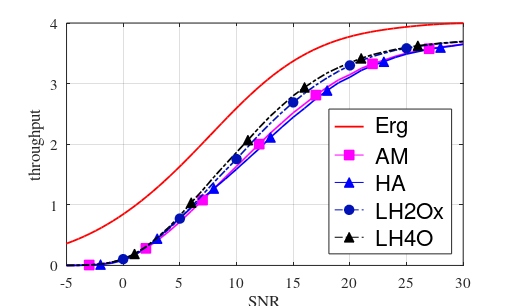

Source code (MATLAB):
clc;
clear;
%clf;
colour_peach = [251 111 66] ./ 255;
colour_darkblue = [1 17 181] ./ 255;
figure(1)

load Er_MI_16QAM.mat

plot(SNR,Er_MI_16QAM_fading,'r','linewidth',1.3)

hold on 
plot(10,10,'-sm','markerfacecolor','m','MarkerSize',7)
plot(10,10,'-^b','markerfacecolor','b','MarkerSize',7)
%plot(10,10,'--og','markerfacecolor','g','MarkerSize',7)
%plot(10,10,'--^','Color',colour_peach,'MarkerEdgeColor',colour_peach,'markerfacecolor',colour_peach,'MarkerSize',7)
plot(10,10,'-.o','Color',colour_darkblue,'MarkerEdgeColor',colour_darkblue,'markerfacecolor',colour_darkblue,'MarkerSize',7)
plot(10,10,'-.^k','markerfacecolor','k','MarkerSize',7)
hold on

% L-HARQ, problem of renewal-reward K=2
load LHARQ_translated_AMC_policy_16QAM_turbo_code_K_2_dop_0.05_rho_0.95_epsilon_0.1_smallSet.mat

%L-HARQ throughput with AMC_policy
throughput_lharq_delta_1_K_2=throughput_lharq_delta(1,:);
%L-HARQ throughput with optimal delta
throughput_lharq_K_2=throughput_lharq(1,:);
%

% L-HARQ, problem of renewal-reward K=4
load LHARQ_translated_AMC_policy_16QAM_turbo_code_K_4_dop_0.05_rho_0.95_epsilon_0.1_smallSet.mat

%L-HARQ throughput with AMC_policy
throughput_lharq_delta_1_K_4=throughput_lharq_delta(1,:);
%L-HARQ throughput with optimal delta
throughput_lharq_K_4=throughput_lharq(1,:);

%


load HARQ_AMC_policy_16QAM_turbo_code_dop_0.05_rho_0.95_K1234_opt.mat

plot(SNRdB,AMC_eta(1,:),'-m','linewidth',1.2)
amrk1=AMC_eta(1,(3:5:end-2));

plot(SNRdB,AMC_eta(4,:),'-b','linewidth',1.2)
amrk2=AMC_eta(4,(4:5:end-2));


plot(SNRdB(3:5:end-2),amrk1,'sm','markerfacecolor','m','MarkerSize',7)

plot(SNRdB(4:5:end-2),amrk2,'^b','markerfacecolor','b','MarkerSize',7)

%%

%plot(SNRdB,throughput_lharq_delta_1_K_2,'--g','linewidth',1.2)
%amrk1=throughput_lharq_delta_1_K_2(3:5:end-2);

%plot(SNRdB,throughput_lharq_delta_1_K_4,'--','Color',colour_peach,'linewidth',1.2)
%amrk2=throughput_lharq_delta_1_K_4(4:5:end-2);


%load LHARQ_translated_AMC_policy_16QAM_Perfect_Decoding_continuous_R_dop_0.1rho_0.8_V_leger.mat

plot(SNRdB,throughput_lharq_K_2,'-.','Color',colour_darkblue,'linewidth',1.2)
amrk11=throughput_lharq_K_2(6:5:end-2);

plot(SNRdB,throughput_lharq_K_4,'-.k','linewidth',1.2)
amrk22=throughput_lharq_K_4(7:5:end-2);

%plot(SNRdB(3:5:end-2),amrk1,'og','markerfacecolor','g','MarkerSize',7)

%plot(SNRdB(4:5:end-2),amrk2,'^','MarkerEdgeColor',colour_peach,'markerfacecolor',colour_peach,'MarkerSize',7)

plot(SNRdB(6:5:end-2),amrk11,'o','MarkerEdgeColor',colour_darkblue,'markerfacecolor',colour_darkblue,'MarkerSize',7)

plot(SNRdB(7:5:end-2),amrk22,'^k','markerfacecolor','k','MarkerSize',7)




xlabel('SNR')
ylabel('throughput')

grid

%legend(' Erg',' AM',' HA',' LH2',' LH4',' LH2O',' LH4O','Location','SouthEast')
legend(' Erg',' AM',' HA',' LH2Ox',' LH4O','Location','SouthEast')
axis([-5 30 0 4])

set(gca,'fontsize',11)
ll=legend;
set(ll,'FontSize',16);
%set(gcf,'PaperPositionMode','manual');

set(gcf,'PaperUnits','centimeters');
lar=512;
lon=2*lar/(1.1+sqrt(5));
set(gcf,'Position',[384 874 lar lon]);
set(gcf,'PaperPosition',[1.19 16 1.19 16]);
set(gca,'fontName','Times')
set(gcf,'PaperPositionMode','auto');




name_figure = 'LHARQ_rho95_TC';
print('-depsc','-r300',name_figure)
